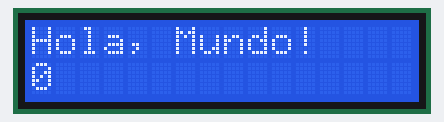
This sketch was run on a simulated Arduino Uno, built with avr-gcc and run on an emulated ATmega328P. Parts: 16×2 character LCD.

Above: at 0.1 s.
At 4.1 s:
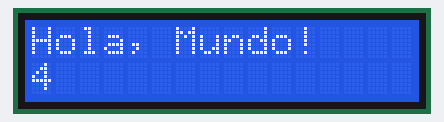
At 9.1 s:
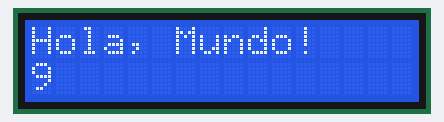
At 19.1 s:
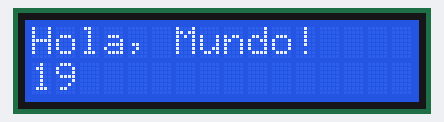
At 29.1 s:
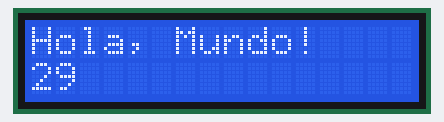
At 39.1 s:
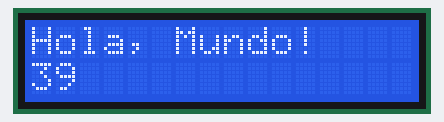

Measured:
- what the display in image 1 shows lasts 1.0 s, from 4.0 s to 5.0 s

The sketch:

Programa.ino
```cpp
//incluimos la libreria:
#include <LiquidCrystal.h>

//inicializamos la libreria con los numeros de los pines de la interfaz
LiquidCrystal lcd(12, 11, 5, 4, 3, 2);

void setup() {
  //establecemos numero de filas y columnas
  lcd.begin(16, 2);
  //escribimos el mensaje
  lcd.print("Hola, Mundo!");
}

void loop() {
  //movemos el cursor a la columna 0 linea 1
  //(nota: la linea 1 es la segunda. La primera linea es la 0)
  lcd.setCursor(0, 1);
  //escribimos el numero de segundos que han pasado
  lcd.print(millis() / 1000);
}
```
